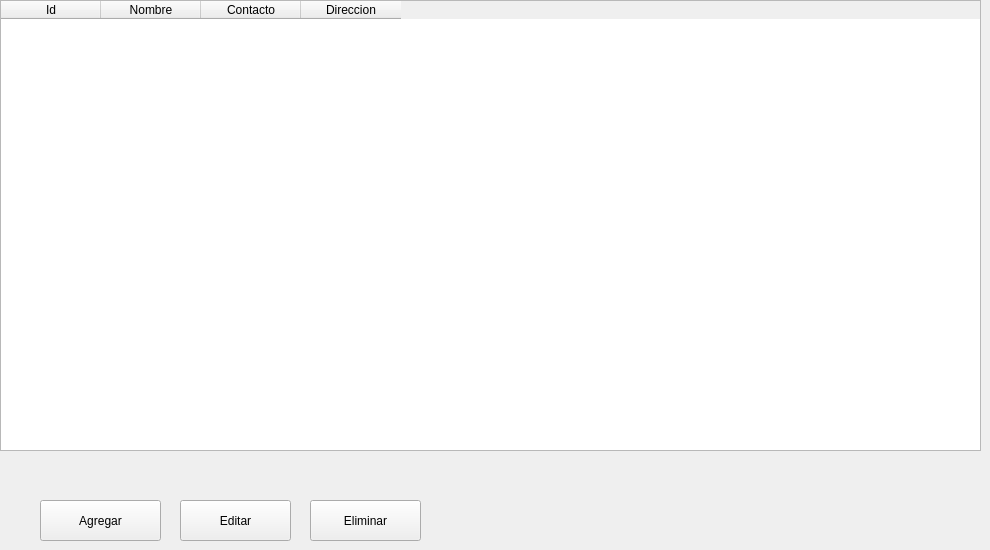
            <widget class="QWidget" name="proveedores">
             <widget class="QTableWidget" name="tbl_proveedores">
              <property name="geometry">
               <rect>
                <x>0</x>
                <y>0</y>
                <width>981</width>
                <height>451</height>
               </rect>
              </property>
              <property name="styleSheet">
               <string notr="true">#tbl_proveedores{
color:white
}

</string>
              </property>
              <column>
               <property name="text">
                <string>Id</string>
               </property>
              </column>
              <column>
               <property name="text">
                <string>Nombre</string>
               </property>
              </column>
              <column>
               <property name="text">
                <string>Contacto</string>
               </property>
              </column>
              <column>
               <property name="text">
                <string>Direccion</string>
               </property>
              </column>
             </widget>
             <widget class="QPushButton" name="btn_agregarP">
              <property name="geometry">
               <rect>
                <x>40</x>
                <y>500</y>
                <width>121</width>
                <height>41</height>
               </rect>
              </property>
              <property name="cursor">
               <cursorShape>PointingHandCursor</cursorShape>
              </property>
              <property name="text">
               <string>Agregar</string>
              </property>
              <property name="icon">
               <iconset>
                <normaloff>img/agregar.png</normaloff>img/agregar.png</iconset>
              </property>
              <property name="iconSize">
               <size>
                <width>40</width>
                <height>40</height>
               </size>
              </property>
             </widget>
             <widget class="QPushButton" name="btn_editarP">
              <property name="geometry">
               <rect>
                <x>180</x>
                <y>500</y>
                <width>111</width>
                <height>41</height>
               </rect>
              </property>
              <property name="cursor">
               <cursorShape>PointingHandCursor</cursorShape>
              </property>
              <property name="text">
               <string>Editar</string>
              </property>
              <property name="icon">
               <iconset>
                <normaloff>img/actualizar.png</normaloff>img/actualizar.png</iconset>
              </property>
              <property name="iconSize">
               <size>
                <width>40</width>
                <height>40</height>
               </size>
              </property>
             </widget>
             <widget class="QPushButton" name="btn_eliminarP">
              <property name="geometry">
               <rect>
                <x>310</x>
                <y>500</y>
                <width>111</width>
                <height>41</height>
               </rect>
              </property>
              <property name="cursor">
               <cursorShape>PointingHandCursor</cursorShape>
              </property>
              <property name="text">
               <string>Eliminar</string>
              </property>
              <property name="icon">
               <iconset>
                <normaloff>img/basura.png</normaloff>img/basura.png</iconset>
              </property>
              <property name="iconSize">
               <size>
                <width>40</width>
                <height>40</height>
               </size>
              </property>
             </widget>
            </widget>
